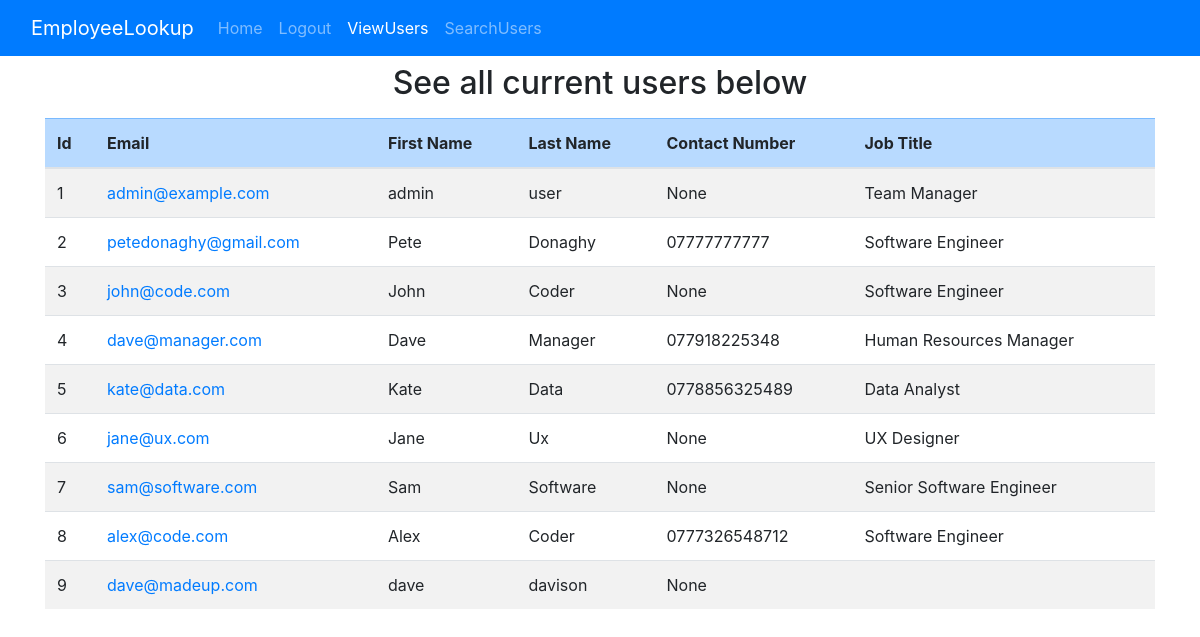
The app's page /view-users (signed in), older data.
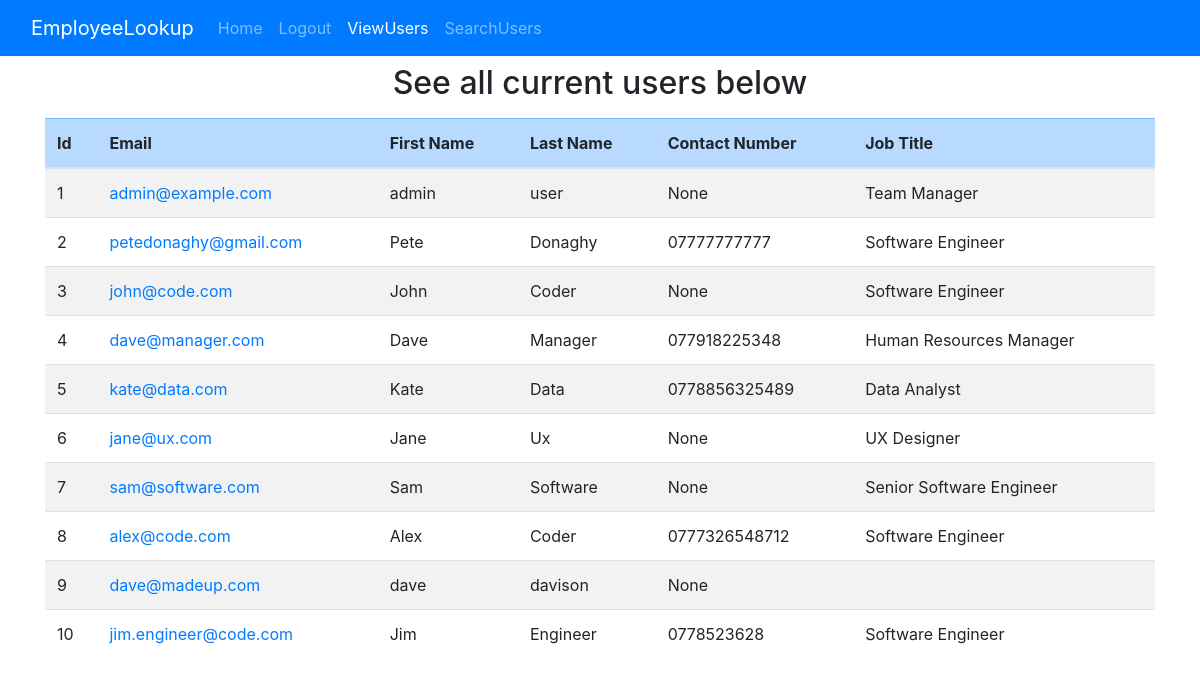
The same page, newer data.
### website/models.py (models this page shows, shortened)
class User(db.Model, UserMixin):
    id = db.Column(db.Integer, primary_key=True)
    email = db.Column(db.String(120), unique=True, nullable=False)
    password = db.Column(db.String(60))
    first_name = db.Column(db.String(30))
    last_name = db.Column(db.String(30))
    skill_1 = db.Column(db.String(60), nullable=True)
    skill_2 = db.Column(db.String(60), nullable=True)
    skill_3 = db.Column(db.String(60), nullable=True)
    is_admin = db.Column(db.Boolean, default=False)
    contact_number = db.Column(db.String(60), nullable=True)
    job_id = db.Column(db.Integer, db.ForeignKey('job.id'), nullable=True)
    job = db.relationship('Job')

class Job(db.Model):
    id = db.Column(db.Integer, primary_key=True)
    job_title = db.Column(db.String(120))
    department = db.Column(db.String(120))
    base_salary = db.Column(db.Integer)

### website/routes.py (the view)
@main.route('/view-users', methods=['GET', 'POST'])
def view_users():
    if not current_user.is_admin:
        flash('Please log in as an administrator to view this page', 'error')
        return redirect(url_for('main.login'))
    return render_template('view-users.html', users=User.query.all())

### website/models.py (called while the page is built)
@login_manager.user_loader
def load_user(user_id):
    return User.query.get(int(user_id))

### website/templates/view-users.html (shortened to what this page needs)
{% extends "base.html" %}
{% block admin %}class="nav-link active"{% endblock %}
{% block home %}class="nav-link"{% endblock %}
{% block content %}
    <h2 class="text-center p-2">See all current users below</h2>
    <container class="container d-flex flex-column">
        <table class="table table-striped p-2">
            <thead>
            <tr class="table-primary">
                <th>Id</th>
                <th>Email</th>
                <th>First Name</th>
                <th>Last Name</th>
                <th>Contact Number</th>
                <th>Job Title</th>
            </tr>
            </thead>
            <tbody>
            {% for user in users %}
                <tr>
                    <td>{{ user.id }}</td>
                    <td><a href="{{ url_for('main.view_record', user_id=user.id) }}">{{ user.email }}</a></td>
                    <td>{{ user.first_name }}</td>
                    <td>{{ user.last_name }}</td>
                    <td>{{ user.contact_number }}</td>
                    <td>{{ user.job.job_title }}
                </tr>
            {% endfor %}
            </tbody>
        </table>
    </container>
{% endblock %}

### website/templates/base.html (shortened to what this page needs)
<!DOCTYPE html>
<html lang="en">
<head>
    <link
            rel="stylesheet"
            href="https://stackpath.bootstrapcdn.com/bootstrap/4.4.1/css/bootstrap.min.css"
    />
    <link
            rel="stylesheet"
            href="https://stackpath.bootstrapcdn.com/font-awesome/4.7.0/css/font-awesome.min.css"
    />
</head>
<body>
<nav class="navbar navbar-expand-lg navbar-dark bg-primary">
    <div class="container-fluid">
        <a class="navbar-brand" href="/">EmployeeLookup</a>
        <div class="collapse navbar-collapse" id="navbar">
            <ul class="navbar-nav">
                <li class="nav-item">
                    <a {% block home %}class="nav-link active"{% endblock %} href="/">Home</a>
                </li>
                {% if current_user.is_authenticated %}
                    <li class="nav-item">
                        <a class="nav-link" href="/logout">Logout</a>
                    </li>
                    {% if current_user.is_admin %}
                        <li class="nav-item">
                            <a {% block admin %}class="nav-link"{% endblock %} href="/view-users">ViewUsers</a>
                        </li>
                        <li class="nav-item">
                            <a {% block search_users %}class="nav-link"{% endblock %}
                               href="/search-users">SearchUsers</a>
                        </li>
                    {% endif %}
                {% endif %}
            </ul>
        </div>
    </div>
</nav>
{% block content %}
{% endblock %}
</body>
</html>

Row changes from the older to the newer data that the page shows:
added User: id "10", email "jim.engineer@code.com", first_name "Jim", last_name "Engineer", contact_number "0778523628", job.job_title "Software Engineer"
